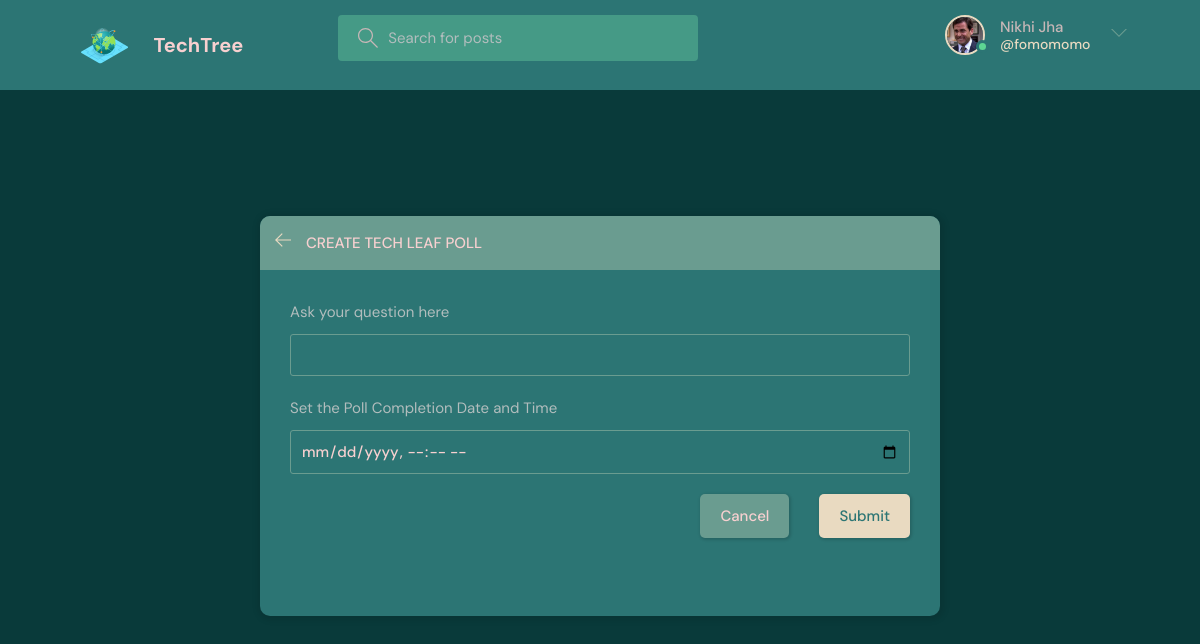
The app's page /create-poll/2/ (signed in) with its own data.
### base/models.py (models this page shows)
class User(AbstractUser):
    name = models.CharField(max_length=200, null=True)
    email = models.EmailField(unique=True, null=True)
    bio = models.TextField(null=True)
    avatar = models.ImageField(null=True, default="avatar.svg")
    USERNAME_FIELD = 'email'
    REQUIRED_FIELDS = ['username']

### base/views.py (the view, shortened to what this page needs)
# urls.py: path('create-poll/<str:pk>/', views.createPoll, name="create-poll"),
@login_required(login_url='login')
def createPoll(request, pk):
    form = PollForm()
    room = Room.objects.get(id=pk)
    context = {'form': form}
    return render(request, 'base/poll_form.html', context)

### base/forms.py
class PollForm(ModelForm):
    class Meta:
        model = Poll
        fields = '__all__'
        exclude = ['host', 'poll_takers', 'room']

### base/templates/base/poll_form.html (shortened to what this page needs)
{% extends 'main.html' %}
{% block content %}
<main class="create-room layout">
  <div class="container">
    <div class="layout__box">
      <div class="layout__boxHeader">
        <div class="layout__boxTitle">
          <a href="{{request.META.HTTP_REFERER}}">
            <svg
              version="1.1"
              xmlns="http://www.w3.org/2000/svg"
              width="32"
              height="32"
              viewBox="0 0 32 32"
            >
              <title>arrow-left</title>
              <path
                d="M13.723 2.286l-13.723 13.714 13.719 13.714 1.616-1.611-10.96-10.96h27.625v-2.286h-27.625l10.965-10.965-1.616-1.607z"
              ></path>
            </svg>
          </a>
          <h3>Create Tech Leaf Poll</h3>
        </div>
      </div>
      <div class="layout__body">
        <form class="form" action="" method="POST">
          <div class="form__group">
            <label for="question">Ask your question here</label>
            {{form.question}}
          </div>
          <div class="form__group">
            <label for="time_end">Set the Poll Completion Date and Time</label>
            <input required id="endtime" name="time_end" type="datetime-local"/>
          </div>
          <div class="form__action">
            <a class="btn btn--dark" href="{{request.META.HTTP_REFERER}}"
              >Cancel</a
            >
            <button class="btn btn--main" type="submit">Submit</button>
          </div>
        </form>
      </div>
    </div>
  </div>
</main>
{% endblock content %}

### templates/navbar.html (shortened to what this page needs)
{% load static %}
<header class="header header--loggedIn">
    <div class="container">
        <a href="{% url 'home' %}" class="header__logo">
            <img src="{% static 'images/world.svg' %}"/>
            <h1>TechTree</h1>
        </a>
        <form class="header__search" method="GET" action="{% url 'home' %}">
            <label>
                <input name="q" placeholder="Search for posts" />
            </label>
        </form>
        <nav class="header__menu">
            {% if request.user.is_authenticated %}
            <div class="header__user">
                <a href="{% url 'update-user' %}">
                    <div class="avatar avatar--medium active">
                        <img src="{{request.user.avatar.url}}" />
                    </div>
                    <p>{{request.user.name}} <span>@{{request.user.username}}</span></p>
                </a>
                <button class="dropdown-button">
                    <svg version="1.1" xmlns="http://www.w3.org/2000/svg" width="32" height="32" viewBox="0 0 32 32">
                        <title>chevron-down</title>
                        <path d="M16 21l-13-13h-3l16 16 16-16h-3l-13 13z"></path>
                    </svg>
                </button>
            </div>
            {% else %}
            <a href="{% url 'login' %}">
                <img src="{% static 'images/avatar.svg' %}" />
                <p>Login</p>
            </a>
            {% endif %}
        </nav>
    </div>
</header>

### records on screen
User: user.avatar (picture), user.name "Nikhi Jha", user.username "fomomomo"
